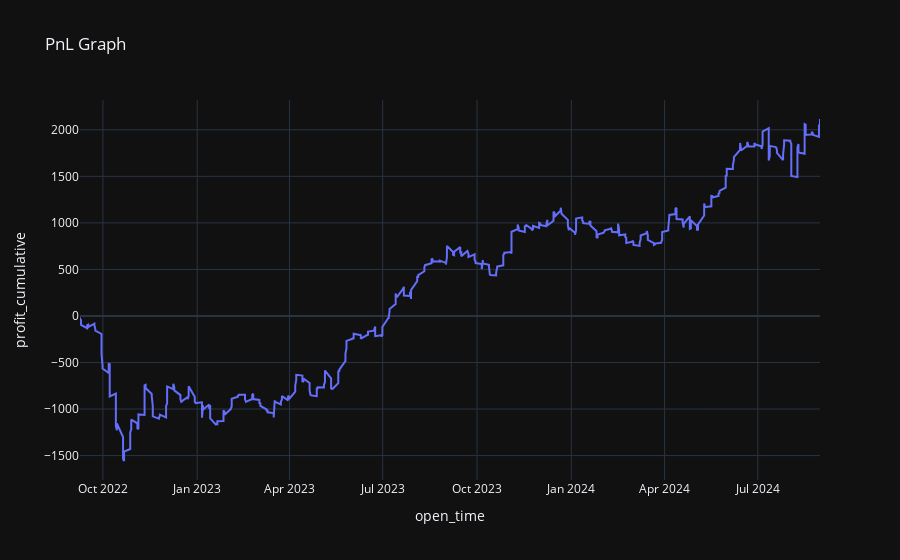

The notebook cell saved with this chart:
### Code cell
pnl_chart = bt.plot_pnl()
pnl_chart

### Figure 1 — Plotly figure (JSON) as saved in the notebook; plotly's stock layout.template omitted (floating-point values rounded to 4 significant figures; data arrays with more than 128 entries replaced by an {"elided": "..."} marker saying what was removed)
{"data": [{"hovertemplate": "open_time=%{x}<br>profit_cumulative=%{y}<extra></extra>", "legendgroup": "", "line": {"color": "#636efa", "dash": "solid"}, "marker": {"symbol": "circle"}, "mode": "lines", "name": "", "orientation": "v", "showlegend": false, "x": {"elided": "416 str values"}, "xaxis": "x", "y": {"elided": "416 float values"}, "yaxis": "y", "type": "scatter"}], "layout": {"xaxis": {"anchor": "y", "domain": [0.0, 1.0], "title": {"text": "open_time"}}, "yaxis": {"anchor": "x", "domain": [0.0, 1.0], "title": {"text": "profit_cumulative"}}, "legend": {"tracegroupgap": 0}, "title": {"text": "PnL Graph"}}}
